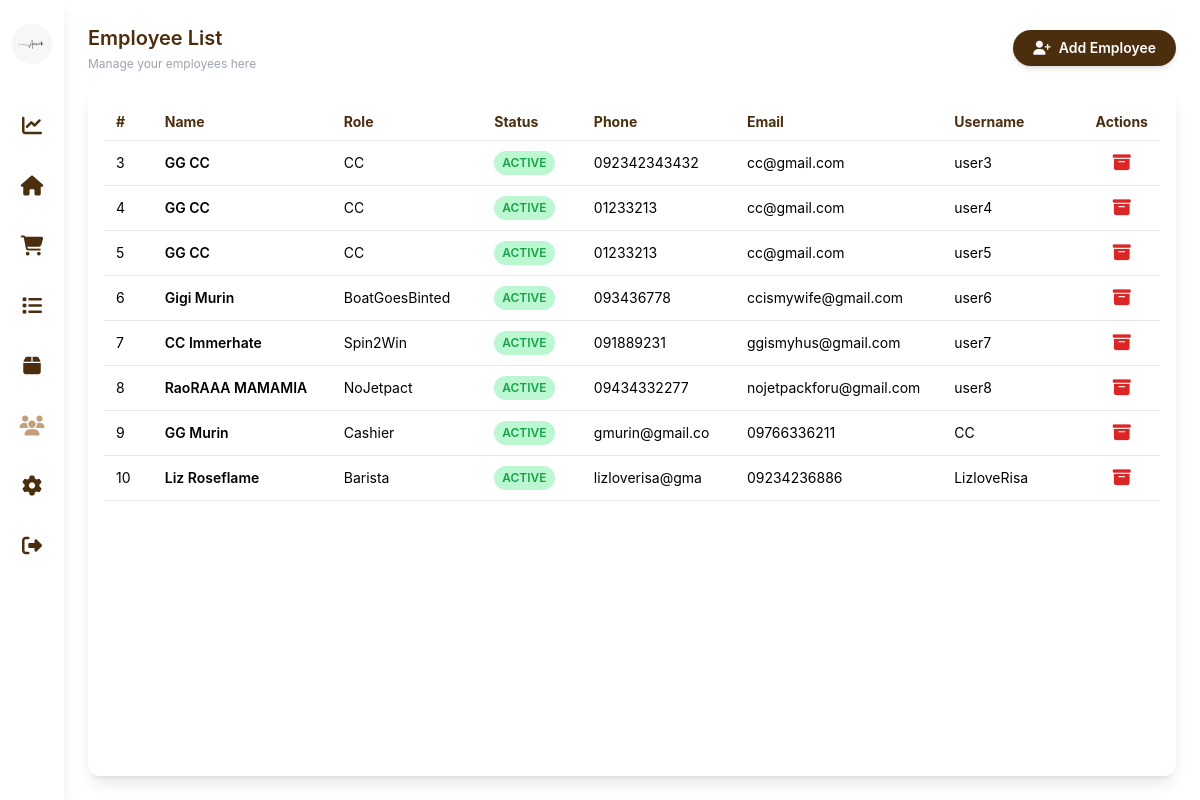
The page /Owner/user.php (signed in) on the database as committed earlier.
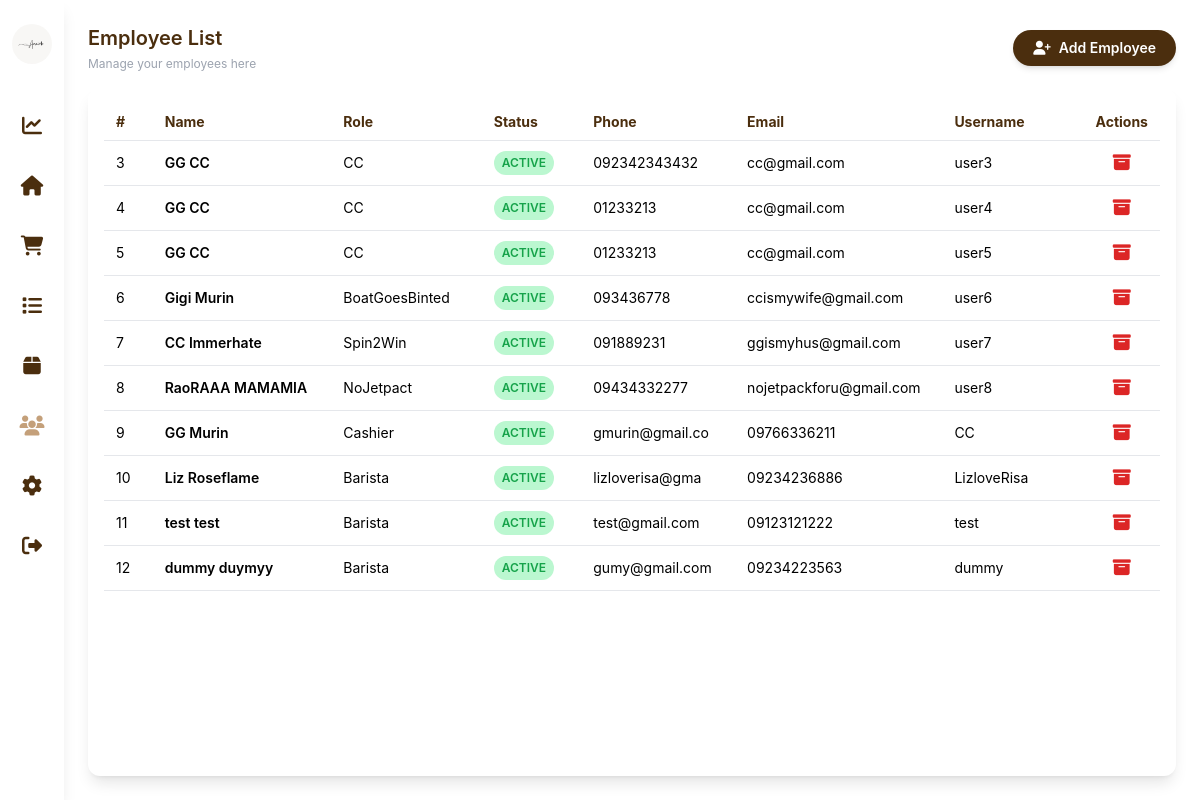
The same page on the database as committed later.
### tables this page shows
CREATE TABLE `employee` (
  `EmployeeID` int(11) NOT NULL,
  `OwnerID` int(11) NOT NULL,
  `EmployeeFN` varchar(255) NOT NULL,
  `EmployeeLN` varchar(255) NOT NULL,
  `E_Username` varchar(50) NOT NULL,
  `E_Password` varchar(255) NOT NULL,
  `Role` varchar(255) NOT NULL,
  `E_PhoneNumber` varchar(15) NOT NULL,
  `E_Email` varchar(255) NOT NULL
);

### classes/database.php (called while the page is built, shortened)
<?php
class database {
    function opencon() {
        return new PDO('mysql:host=localhost;dbname=amaihatest', 'root', '');
    }
    function getEmployee() {
        $con = $this->opencon();
        return $con->query("SELECT * FROM employee ORDER BY EmployeeID DESC")->fetchAll(PDO::FETCH_ASSOC);
    }
}

### Owner/user.php (the view, shortened to what the changed rows need)
<?php
require_once('../classes/database.php');
$con = new database();
?>
<!DOCTYPE html>
<html lang="en">
<head>
  <script src="https://cdn.tailwindcss.com"></script>
  <link href="https://cdnjs.cloudflare.com/ajax/libs/font-awesome/6.5.0/css/all.min.css" rel="stylesheet" />
</head>
<body class="bg-[rgba(255,255,255,0.7)] min-h-screen flex">
<main class="flex-1 p-6 relative flex flex-col">
  <header class="mb-4 flex items-center justify-between">
    <div>
      <h1 class="text-[#4B2E0E] font-semibold text-xl mb-1">Employee List</h1>
    </div>
  </header>
  <section class="bg-white rounded-xl p-4 w-full shadow-lg flex-1 overflow-x-auto relative">
    <table class="w-full text-sm">
      <thead>
        <tr class="text-left text-[#4B2E0E] border-b">
          <th class="py-2 px-3 w-[5%]">#</th>
          <th class="py-2 px-3 w-[20%]">Name</th>
          <th class="py-2 px-3 w-[15%]">Role</th>
          <th class="py-2 px-3 w-[10%]">Status</th>
          <th class="py-2 px-3 w-[15%]">Phone</th>
          <th class="py-2 px-3 w-[20%]">Email</th>
          <th class="py-2 px-3 w-[15%]">Username</th>
          <th class="py-2 px-3 w-[10%] text-center">Actions</th>
        </tr>
      </thead>
      <tbody id="employee-body">
        <?php
        $employees = array_reverse($con->getEmployee());
        foreach ($employees as $employee) {
        ?>
        <tr class="border-b hover:bg-gray-50 <?= $employee['is_active'] == 0 ? 'bg-red-50 text-gray-500' : '' ?>">
          <td class="py-2 px-3"><?= htmlspecialchars($employee['EmployeeID']) ?></td>
          <td class="py-2 px-3 font-semibold <?= $employee['is_active'] == 0 ? 'line-through' : '' ?>"><?= htmlspecialchars($employee['EmployeeFN'] . ' ' . $employee['EmployeeLN']) ?></td>
          <td class="py-2 px-3"><?= htmlspecialchars($employee['Role']) ?></td>
          <td class="py-2 px-3">
            <?php if ($employee['is_active'] == 1): ?>
              <span class="text-xs font-semibold inline-block py-1 px-2 uppercase rounded-full text-green-600 bg-green-200">Active</span>
            <?php else: ?>
              <span class="text-xs font-semibold inline-block py-1 px-2 uppercase rounded-full text-red-600 bg-red-200">Archived</span>
            <?php endif; ?>
          </td>
          <td class="py-2 px-3"><?= htmlspecialchars($employee['E_PhoneNumber']) ?></td>
          <td class="py-2 px-3"><?= htmlspecialchars($employee['E_Email']) ?></td>
          <td class="py-2 px-3"><?= htmlspecialchars($employee['E_Username']) ?></td>
          <td class="py-2 px-3 text-center">
            <?php if ($employee['is_active'] == 1): ?>
              <button class="text-red-600 hover:underline text-lg archive-employee-btn" title="Archive"
                 data-employee-id="<?= htmlspecialchars($employee['EmployeeID']) ?>"
                 data-employee-name="<?= htmlspecialchars($employee['EmployeeFN'] . ' ' . $employee['EmployeeLN']) ?>">
                <i class="fas fa-archive"></i>
              </button>
            <?php endif; ?>
          </td>
        </tr>
        <?php } ?>
      </tbody>
    </table>
  </section>
</main>
</body>
</html>

Rows that differ between the two databases and show on the page:
added employee: EmployeeID "11", EmployeeFN+EmployeeLN "test test", Role "Barista", is_active "ACTIVE", E_PhoneNumber "test@gmail.com", E_Email "09123121222", E_Username "test"
added employee: EmployeeID "12", EmployeeFN+EmployeeLN "dummy duymyy", Role "Barista", is_active "ACTIVE", E_PhoneNumber "gumy@gmail.com", E_Email "09234223563", E_Username "dummy"
